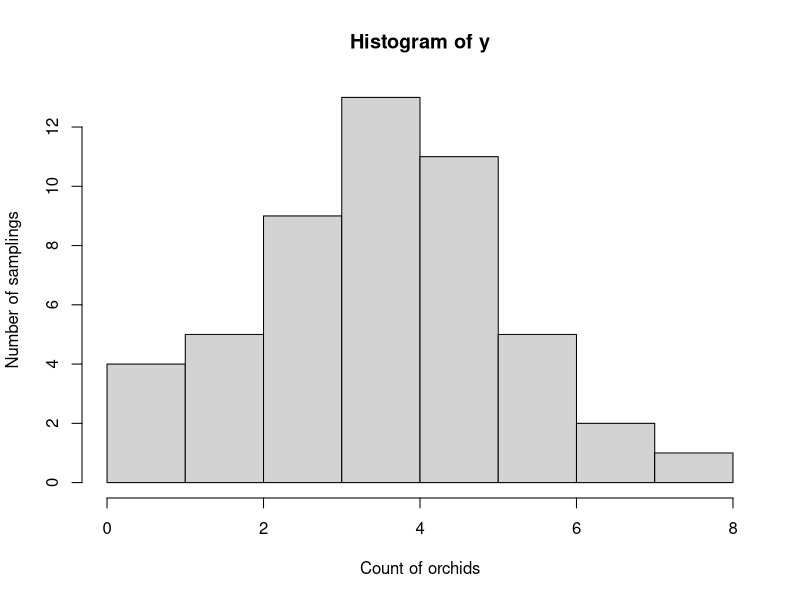
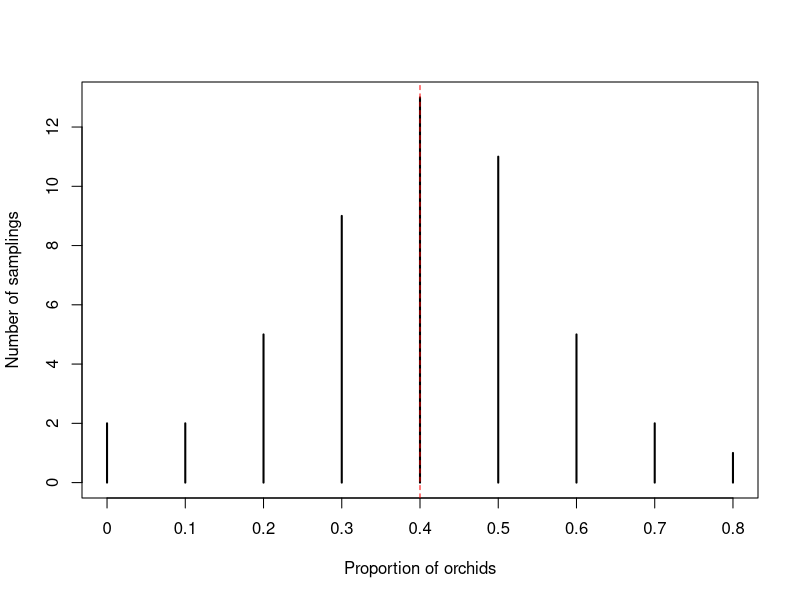
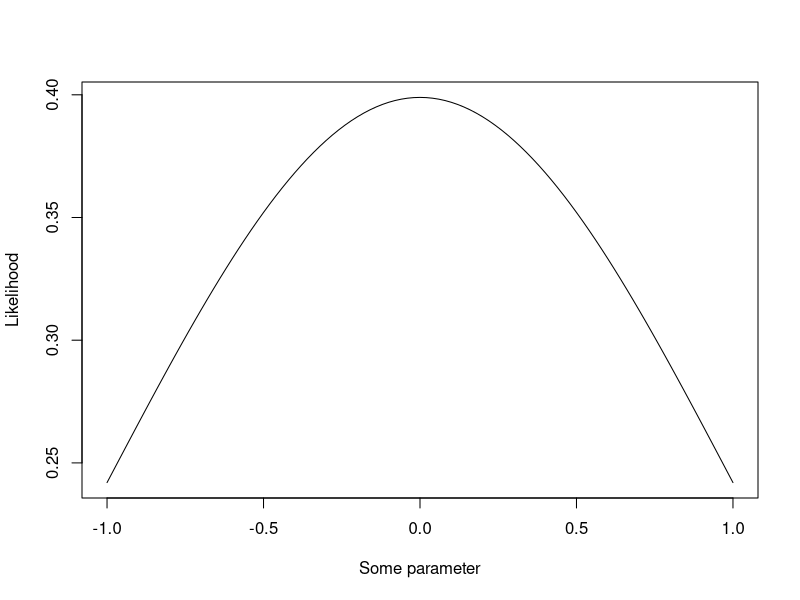
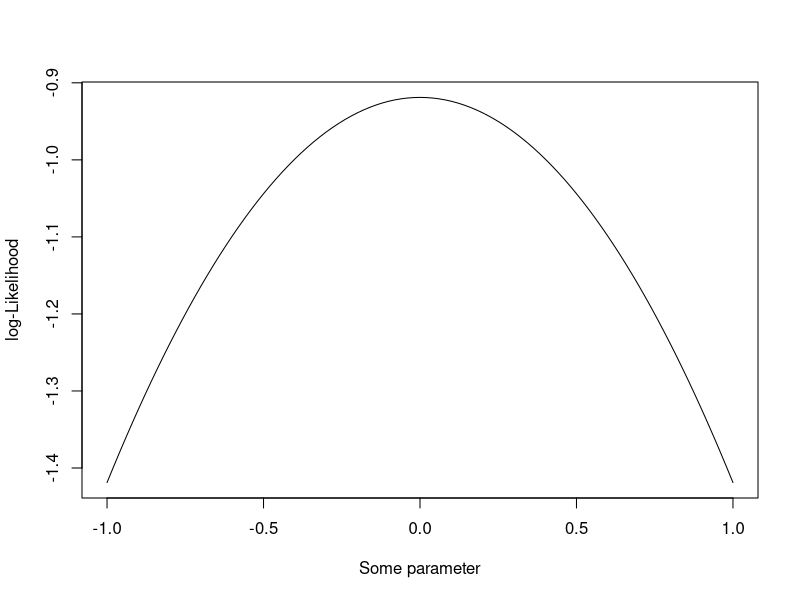
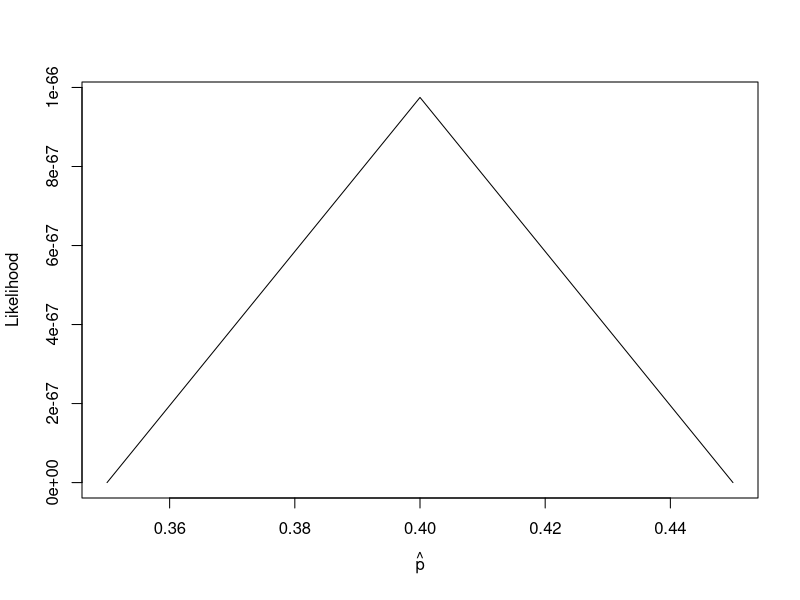
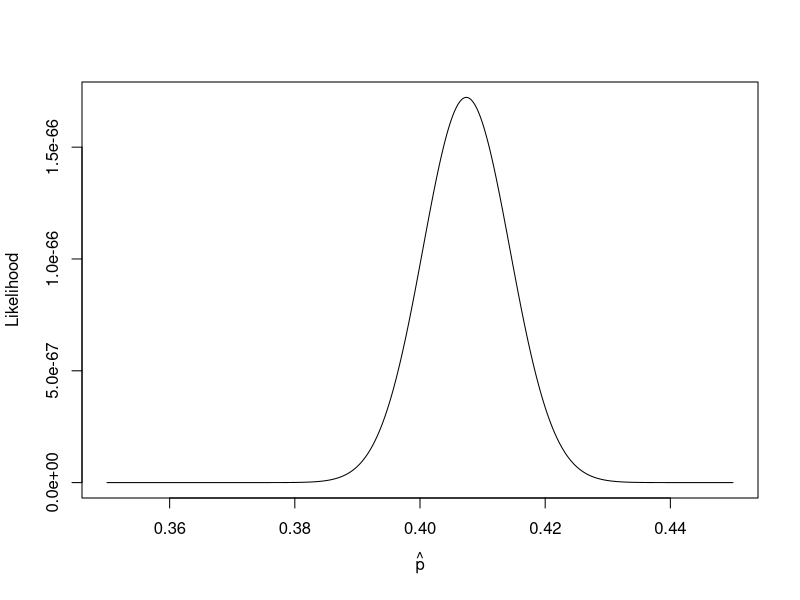
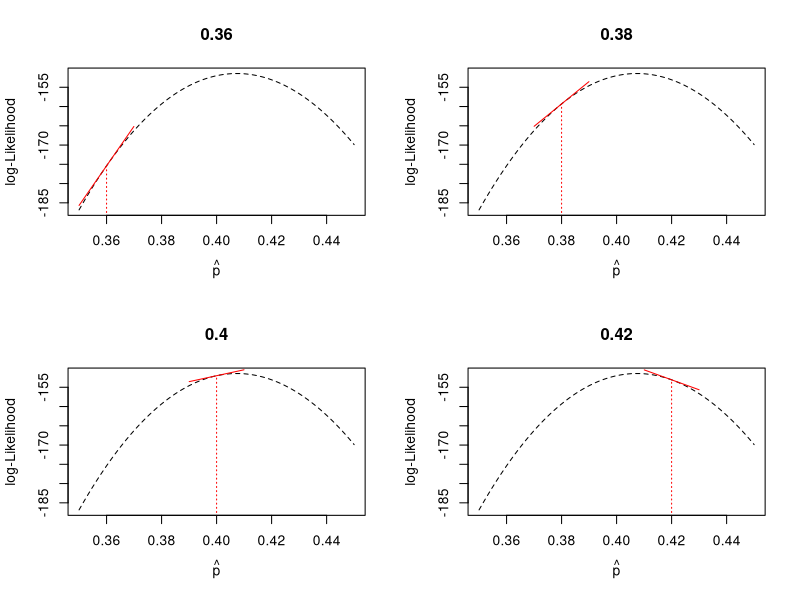
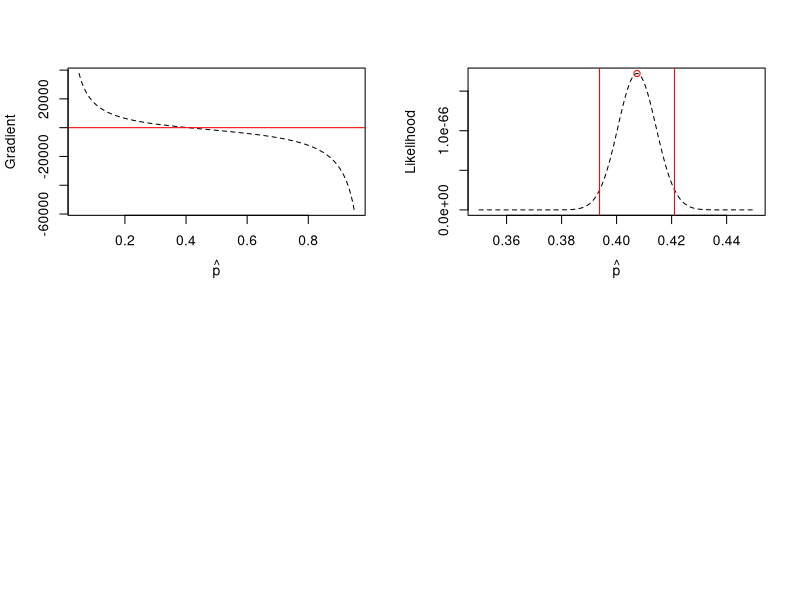

Generate these figures, in order, with R:
## ---- chunk 1
library(knitr)

default_source_hook <- knit_hooks$get('source')
default_output_hook <- knit_hooks$get('output')

knit_hooks$set(
  source = function(x, options) {
    paste0(
      "\n::: {.codebox data-latex=\"\"}\n\n",
      default_source_hook(x, options),
      "\n\n:::\n\n")
  }
)

knit_hooks$set(
  output = function(x, options) {
    paste0(
      "\n::: {.codebox data-latex=\"\"}\n\n",
      default_output_hook(x, options),
      "\n\n:::\n\n")
  }
)

knitr::opts_chunk$set(echo = TRUE)
## ---- chunk 2
set.seed(12345) # For reproducibility
p.orchid = 0.4 # The true proportion of orchids
n.picks = 10 # The number of picks in the field
n.fields = 1 # number of fields sampled
# Collect data
y <- rbinom(n.fields, size = n.picks, prob = p.orchid) 
y/n.picks # Proportion of orchids
## ---- chunk 3
set.seed(12345) # For reproducibility
n.fields = 1e5 # The number of fields sampled
n.picks <- 1 # The number of picks in the field
 # Collect data
y <- rbinom(n.fields, size = n.picks, prob = p.orchid)
mean(y/n.picks) # Proportion of orchids
## ---- chunk 4
set.seed(12345) # For reproducibility
n.fields <- 50 # The number of fields sampled
n.picks = 10 # The number of picks in the field
# Collect data
y <- rbinom(n.fields, size = n.picks, prob = p.orchid) 
hist(y, xlab = "Count of orchids",
     ylab = "Number of samplings")
## ---- chunk 5
plot(table(y/n.picks), xlab = "Proportion of orchids", ylab = "Number of samplings")
abline(v= 0.4, col = "red", lty = "dashed")
## ---- chunk 6
quantile(y/n.picks,c(0.025,.975))
## ---- chunk 7
set.seed(12345)
n.picks = 100
n.fields <- 50
# Collecting data
y <- rbinom(n.fields, size = n.picks, prob = p.orchid) 
quantile(y/n.picks,c(0.025,.975))
## ---- chunk 8
plot(dnorm, from = -1, to = 1, xlab = "Some parameter", ylab = "Likelihood")
## ---- chunk 9
ll <- function(x)dnorm(x, log = TRUE)
plot(ll, from = -1, to = 1, xlab = "Some parameter", ylab = "log-Likelihood")
## ---- chunk 10
set.seed(12345)
n.picks = 100
n.fields <- 50
y <- rbinom(n.fields, size = n.picks, prob = p.orchid) # Collecting data
## ---- chunk 11
ll <- function(p, n.picks, y)prod(dbinom(y, n.picks,p))
phat <- seq(0.35,0.45,length.out=3)
plot(sapply(phat, ll, n.picks = n.picks, y = y), 
     x = phat, type = "l", xlab=expression(hat(p)), ylab="Likelihood")
## ---- chunk 12
set.seed(12345)
n.picks = 100
n.fields <- 50
y <- rbinom(n.fields, size = n.picks, prob = p.orchid) # Collecting data
## ---- chunk 13
ll <- function(p, n.picks, y)prod(dbinom(y, n.picks,p))
phat <- seq(0.35,0.45,length.out=1000)
plot(sapply(phat, ll, n.picks = n.picks, y = y),
     x = phat, type = "l", xlab=expression(hat(p)), ylab="Likelihood")
## ---- chunk 14
par(mfrow=c(2,2))
ll <- function(p, n.picks, y)sum(dbinom(y, n.picks,p, log = TRUE))
phat <- seq(0.35,0.45,length.out=1000)
lls <- sapply(phat, ll, n.picks = n.picks, y = y)
grad.dbinom=function(y, n.picks, prob) {
    sum(y/prob - (n.picks - y)/(1-prob))
}

p = c(0.36,0.38,0.40, 0.42)
for(i in p){
b<-grad.dbinom(y,n.picks,i)
a<--b*i+ll(i,n.picks,y)
pphat <- phat[order(abs(phat-i),decreasing=FALSE)[1:200]]
plot(lls, x = phat, type = "l", xlab=expression(hat(p)), ylab="log-Likelihood", lty = "dashed",main = i)
segments(x0=i,x1 = i, y0=ll(0.1,n.picks,y), y1= ll(i,n.picks,y), col="red", lty = "dotted")
lines(x=pphat,y=a+b*pphat, col = "red")
}
## ---- chunk 15
phat =  seq(0.05,0.95,length.out=1000)
plot(sapply(phat, grad.dbinom, y=y, n.picks = n.picks),
     x = phat, type = "l", xlab=expression(hat(p)), 
     ylab="Gradient", lty = "dashed")
abline(h=0, col = "red")
## ---- chunk 16
optimize(ll, n.picks = n.picks, y=y,
         lower = 0, upper = 1, maximum = TRUE)
## ---- chunk 17
ll <- function(p, n.picks, y)prod(dbinom(y, n.picks,p))
phat <- seq(0.35,0.45,length.out=1000)
plot(sapply(phat, ll, n.picks = n.picks, y = y), x = phat, type = "l", xlab=expression(hat(p)), ylab="Likelihood", lty = "dashed")
p = optimize(ll, n.picks = n.picks, y=y,
         lower = 0, upper = 1, maximum = TRUE)
se = sqrt(1/(sum(y/p$maximum^2+(n.picks-y)/(1-p$maximum)^2)))

points(x=p$maximum, y=p$objective,col="red")
abline(v=p$maximum+1.96*se, col="red")
abline(v=p$maximum-1.96*se, col="red")
## ---- chunk 18
par(mfrow = c(1, 3), mar = c(4, 3, 3, 1))
set.seed(1)
n_reps <- 200
for(n in c(5, 50, 500)){
  phat_sim <- rbinom(n_reps, size = n, prob = p.orchid) / n
  hist(phat_sim, main = paste0("n = ", n), xlab = expression(hat(p)),
       freq = FALSE, breaks = 20)
  curve(dnorm(x, p.orchid, sqrt(p.orchid * (1 - p.orchid) / n)),
        add = TRUE, col = "red", lwd = 2)
}
## ---- chunk 19
set.seed(12345)
p.orchid = 0.01
n.fields <- 10
n.picks =10
y <- rbinom(n.fields, size = n.picks, prob = p.orchid)
## ---- chunk 20
ll <- function(p, n.picks, y)prod(dbinom(y, n.picks,p))
phat <- seq(1e-10,0.2,length.out=1000)
plot(sapply(phat, ll, n.picks = n.picks, y = y), x = phat, type = "l", xlab=expression(hat(p)), ylab="Likelihood", lty = "dashed", xlim = c(-0.1,0.1))
p = optimize(ll, n.picks = n.picks, y=y,
         lower = 0, upper = 1, maximum = TRUE)
se = sqrt(1/(sum(y/p$maximum^2+(n.picks-y)/(1-p$maximum)^2)))

points(x=p$maximum, y=p$objective,col="red")
abline(v=p$maximum+1.96*se, col="red")
abline(v=p$maximum-1.96*se, col="red")
## ---- chunk 21
set.seed(12345)
p.orchid = 0.99
n.fields <- 10
n.picks =10
y <- rbinom(n.fields, size = n.picks, prob = p.orchid)
## ---- chunk 22
ll <- function(p, n.picks, y)prod(dbinom(y, n.picks,p))
phat <- seq(0.95,1-1e-12,length.out=1000)
plot(sapply(phat, ll, n.picks = n.picks, y = y), x = phat, type = "l", xlab=expression(hat(p)), ylab="Likelihood", lty = "dashed", xlim = c(0.95,1.02))
p = optimize(ll, n.picks = n.picks, y=y,
         lower = 0, upper = 1, maximum = TRUE)
se = sqrt(1/(sum(y/p$maximum^2+(n.picks-y)/(1-p$maximum)^2)))

points(x=p$maximum, y=p$objective,col="red")
abline(v=p$maximum+1.96*se, col="red")
abline(v=p$maximum-1.96*se, col="red")
## ---- chunk 23
set.seed(12345)
p.orchid = 0.01
n.fields <- 10
n.picks =10
y <- rbinom(n.fields, size = n.picks, prob = p.orchid) 
## ---- chunk 24
ll <- function(p, n.picks, y)prod(dbinom(y, n.picks,p))
phat <- seq(1e-10,0.2,length.out=1000)
plot(sapply(phat, ll, n.picks = n.picks, y = y), x = phat, type = "l", xlab=expression(hat(p)), ylab="Likelihood", lty = "dashed", xlim = c(-0.1,0.1))
p = optimize(ll, n.picks = n.picks, y=y,
         lower = 0, upper = 1, maximum = TRUE)
se = sqrt(1/(sum(y/p$maximum^2+(n.picks-y)/(1-p$maximum)^2)))

points(x=p$maximum, y=p$objective,col="red")
abline(v=p$maximum+1.96*se, col="red")
abline(v=p$maximum-1.96*se, col="red")

points(x=p$maximum, y=p$objective,col="blue")
abline(v=qbinom(0.025,n.picks*n.fields,p$maximum)/(n.picks*n.fields), col="blue")
abline(v=qbinom(0.975,n.picks*n.fields,p$maximum)/(n.picks*n.fields), col="blue")
## ---- chunk 25
set.seed(12345)
p.orchid = 0.99
n.fields <- 10
n.picks =10
y <- rbinom(n.fields, size = n.picks, prob = p.orchid) 
## ---- chunk 26
ll <- function(p, n.picks, y)prod(dbinom(y, n.picks,p))
phat <- seq(0.95,1-1e-12,length.out=1000)
plot(sapply(phat, ll, n.picks = n.picks, y = y), x = phat, type = "l", xlab=expression(hat(p)), ylab="Likelihood", lty = "dashed", xlim = c(0.95,1.02))
p = optimize(ll, n.picks = n.picks, y=y,
         lower = 0, upper = 1, maximum = TRUE)
se = sqrt(1/(sum(y/p$maximum^2+(n.picks-y)/(1-p$maximum)^2)))

points(x=p$maximum, y=p$objective,col="red")
abline(v=p$maximum+1.96*se, col="red")
abline(v=p$maximum-1.96*se, col="red")

points(x=p$maximum, y=p$objective,col="blue")
abline(v=qbinom(0.025,n.picks*n.fields,p$maximum)/(n.picks*n.fields), col="blue")
abline(v=qbinom(0.975,n.picks*n.fields,p$maximum)/(n.picks*n.fields), col="blue")
## ---- chunk 27
p.orchid = 0.4
n.fields <- 10
n.picks = 10
CI <- NULL
for(i in 1:20){
y <- rbinom(n.fields, size = n.picks, prob = p.orchid) 
CI <- rbind(CI,quantile(y/n.picks,c(0.025,.975)))
}

plot(1,1, type="n", xlim=range(CI), ylim=range(1:20), xlab=expression(hat(p)), ylab="Replicate")
arrows(x0=CI[,1], y0=1:20, x1=CI[,2], y1=1:20, lwd=1.2, angle = 90, code=3, length=0.05)
abline(v=0.4, col="red")
